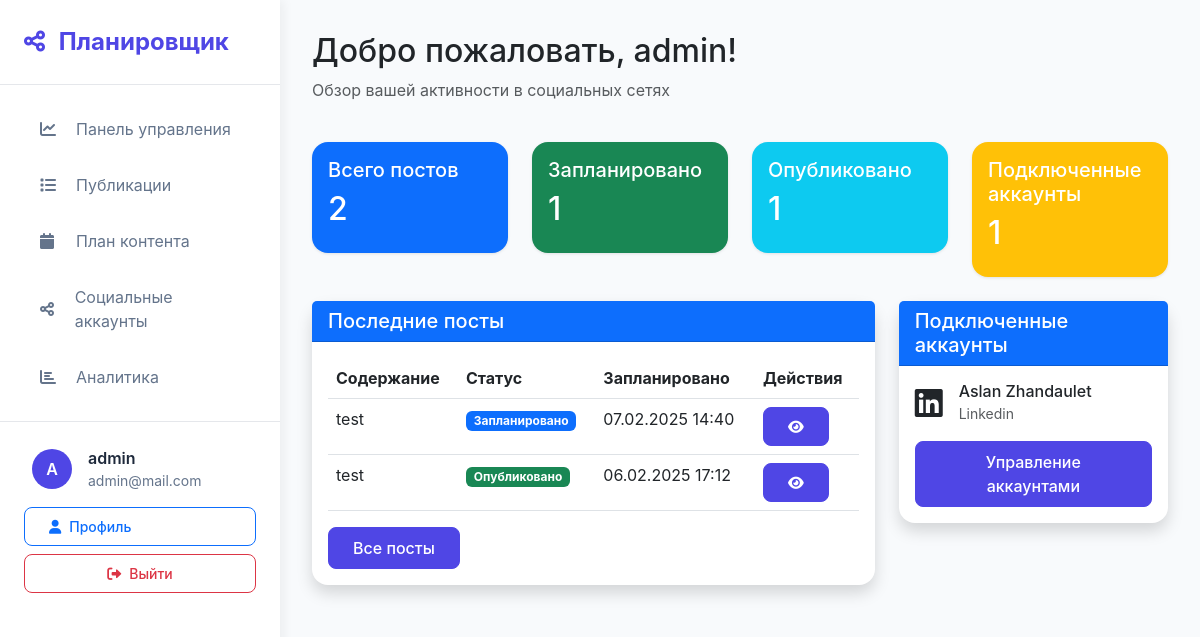
The app's page / (signed in) with its own data.
### posts/models.py (models this page shows, shortened)
class Post(models.Model):
    STATUS_CHOICES = [
        ('draft', 'Draft'),
        ('scheduled', 'Scheduled'),
        ('published', 'Published'),
        ('failed', 'Failed'),
    ]
    user = models.ForeignKey(User, on_delete=models.CASCADE)
    content = models.TextField()
    scheduled_time = models.DateTimeField()
    social_accounts = models.ManyToManyField(SocialAccount)
    status = models.CharField(max_length=20, choices=STATUS_CHOICES, default='draft')
    created_at = models.DateTimeField(auto_now_add=True)
    updated_at = models.DateTimeField(auto_now=True)
    published_at = models.DateTimeField(null=True, blank=True)

### social_accounts/models.py (models this page shows, shortened)
class SocialAccount(models.Model):
    PLATFORM_CHOICES = [
        ('twitter', 'Twitter'),
        ('instagram', 'Instagram'),
        ('linkedin', 'LinkedIn'),
    ]
    user = models.ForeignKey(User, on_delete=models.CASCADE)
    platform = models.CharField(max_length=20, choices=PLATFORM_CHOICES)
    account_id = models.CharField(max_length=255)
    account_name = models.CharField(max_length=255)
    access_token = models.TextField()
    refresh_token = models.TextField(null=True, blank=True)
    token_expires_at = models.DateTimeField(null=True, blank=True)
    is_active = models.BooleanField(default=True)
    created_at = models.DateTimeField(auto_now_add=True)
    updated_at = models.DateTimeField(auto_now=True)
    class Meta:
        unique_together = ['user', 'platform', 'account_id']

### accounts/views.py (the view)
# urls.py: path('', dashboard, name='home'),
@login_required
def dashboard(request):
    scheduled_posts = Post.objects.filter(user=request.user, status='scheduled').count()
    published_posts = Post.objects.filter(user=request.user, status='published').count()
    recent_posts = Post.objects.filter(user=request.user).order_by('-created_at')[:5]
    context = {
        'scheduled_posts': scheduled_posts,
        'published_posts': published_posts,
        'recent_posts': recent_posts,
    }
    return render(request, 'accounts/dashboard.html', context)

### templates/accounts/dashboard.html (shortened to what this page needs)
{% extends 'base.html' %}
{% block content %}
<div class="row mb-4">
    <div class="col-md-12">
        <h2>Добро пожаловать, {{ user.username }}!</h2>
        <p class="text-muted">Обзор вашей активности в социальных сетях</p>
    </div>
</div>
<div class="row mb-4">
    <div class="col-md-3">
        <div class="card bg-primary text-white">
            <div class="card-body">
                <h5 class="card-title">Всего постов</h5>
                <h2>{{ user.post_set.count }}</h2>
            </div>
        </div>
    </div>
    <div class="col-md-3">
        <div class="card bg-success text-white">
            <div class="card-body">
                <h5 class="card-title">Запланировано</h5>
                <h2>{{ scheduled_posts }}</h2>
            </div>
        </div>
    </div>
    <div class="col-md-3">
        <div class="card bg-info text-white">
            <div class="card-body">
                <h5 class="card-title">Опубликовано</h5>
                <h2>{{ published_posts }}</h2>
            </div>
        </div>
    </div>
    <div class="col-md-3">
        <div class="card bg-warning text-white">
            <div class="card-body">
                <h5 class="card-title">Подключенные аккаунты</h5>
                <h2>{{ user.socialaccount_set.count }}</h2>
            </div>
        </div>
    </div>
</div>
<div class="row">
    <div class="col-md-8">
        <div class="card shadow">
            <div class="card-header bg-primary text-white">
                <h5 class="mb-0">Последние посты</h5>
            </div>
            <div class="card-body">
                <div class="table-responsive">
                    <table class="table">
                        <thead>
                            <tr>
                                <th>Содержание</th>
                                <th>Статус</th>
                                <th>Запланировано</th>
                                <th>Действия</th>
                            </tr>
                        </thead>
                        <tbody>
                            {% for post in recent_posts %}
                                <tr>
                                    <td>{{ post.content|truncatechars:50 }}</td>
                                    <td>
                                        <span class="badge {% if post.status == 'published' %}bg-success{% elif post.status == 'scheduled' %}bg-primary{% else %}bg-secondary{% endif %}">
                                            {% if post.status == 'published' %}Опубликовано
                                            {% elif post.status == 'scheduled' %}Запланировано
                                            {% elif post.status == 'failed' %}Ошибка
                                            {% else %}Черновик{% endif %}
                                        </span>
                                    </td>
                                    <td>{{ post.scheduled_time|date:"d.m.Y H:i" }}</td>
                                    <td>
                                        <a href="{% url 'post_detail' post.id %}" class="btn btn-sm btn-primary">
                                            <i class="fas fa-eye"></i>
                                        </a>
                                    </td>
                                </tr>
                            {% empty %}
                                <tr>
                                    <td colspan="4" class="text-center">Постов пока нет</td>
                                </tr>
                            {% endfor %}
                        </tbody>
                    </table>
                </div>
                <a href="{% url 'post_list' %}" class="btn btn-primary">Все посты</a>
            </div>
        </div>
    </div>
    <div class="col-md-4">
        <div class="card shadow">
            <div class="card-header bg-primary text-white">
                <h5 class="mb-0">Подключенные аккаунты</h5>
            </div>
            <div class="card-body">
                {% for account in user.socialaccount_set.all %}
                    <div class="d-flex align-items-center mb-3">
                        <i class="fab fa-{{ account.platform }} fa-2x me-3"></i>
                        <div>
                            <h6 class="mb-0">{{ account.account_name }}</h6>
                            <small class="text-muted">{{ account.platform|title }}</small>
                        </div>
                    </div>
                {% empty %}
                    <p class="text-center">Нет подключенных аккаунтов</p>
                {% endfor %}
                <a href="{% url 'social_accounts' %}" class="btn btn-primary w-100">Управление аккаунтами</a>
            </div>
        </div>
    </div>
</div>
{% endblock %}

### templates/base.html (shortened to what this page needs)
{% load static %}
{% load i18n %}
<!DOCTYPE html>
<html lang="en">
<head>
    <link href="https://cdn.jsdelivr.net/npm/bootstrap@5.3.0/dist/css/bootstrap.min.css" rel="stylesheet">
    <link href="https://cdnjs.cloudflare.com/ajax/libs/font-awesome/6.0.0/css/all.min.css" rel="stylesheet">
</head>
<body>
    <div class="sidebar">
        <div class="sidebar-header">
            <a href="{% url 'home' %}" class="sidebar-brand">
                <i class="fas fa-share-nodes me-2"></i>
                Планировщик
            </a>
        </div>
        <div class="sidebar-nav">
            {% if user.is_authenticated %}
                <div class="nav-item">
                    <a href="{% url 'dashboard' %}" class="nav-link {% if request.resolver_match.url_name == 'dashboard' %}active{% endif %}">
                        <i class="fas fa-chart-line"></i>
                        Панель управления
                    </a>
                </div>
                <div class="nav-item">
                    <a href="{% url 'post_list' %}" class="nav-link {% if request.resolver_match.url_name == 'post_list' %}active{% endif %}">
                        <i class="fas fa-list"></i>
                        Публикации
                    </a>
                </div>
                <div class="nav-item">
                    <a href="{% url 'content_plan' %}" class="nav-link {% if request.resolver_match.url_name == 'content_plan' %}active{% endif %}">
                        <i class="fas fa-calendar"></i>
                        План контента
                    </a>
                </div>
                <div class="nav-item">
                    <a href="{% url 'social_accounts' %}" class="nav-link {% if request.resolver_match.url_name == 'social_accounts' %}active{% endif %}">
                        <i class="fas fa-share-alt"></i>
                        Социальные аккаунты
                    </a>
                </div>
                <div class="nav-item">
                    <a href="{% url 'analytics' %}" class="nav-link {% if request.resolver_match.url_name == 'analytics' %}active{% endif %}">
                        <i class="fas fa-chart-bar"></i>
                        Аналитика
                    </a>
                </div>
            {% endif %}
        </div>
        {% if user.is_authenticated %}
            <div class="user-menu mt-auto">
                <div class="user-info mb-2">
                    <div class="user-avatar">
                        {{ user.username|first|upper }}
                    </div>
                    <div class="user-details">
                        <p class="user-name">{{ user.username }}</p>
                        <p class="user-email">{{ user.email }}</p>
                    </div>
                </div>
                <div class="d-grid gap-2">
                    <a href="{% url 'profile' %}" class="btn btn-outline-primary btn-sm d-flex align-items-center">
                        <i class="fas fa-user me-2"></i> Профиль
                    </a>
                    <form method="post" action="{% url 'logout' %}">
                        <button type="submit" class="btn btn-outline-danger btn-sm w-100 d-flex align-items-center justify-content-center">
                            <i class="fas fa-sign-out-alt me-2"></i> Выйти
                        </button>
                    </form>
                </div>
            </div>
        {% endif %}
    </div>
    <div class="main-content">
        {% block content %}{% endblock %}
    </div>
</body>
</html>

### templates/base.html (style rules this page uses)
:root { --primary-color: #4f46e5; --primary-dark: #4338ca; --secondary-color: #8b5cf6; --success-color: #10b981; --danger-color: #ef4444; --warning-color: #f59e0b; --info-color: #3b82f6; --sidebar-width: 280px; }
body { background-color: #f8fafc; font-family: 'Inter', -apple-system, BlinkMacSystemFont, 'Segoe UI', Roboto, sans-serif; }
.sidebar { position: fixed; left: 0; top: 0; bottom: 0; width: var(--sidebar-width); background: white; box-shadow: 4px 0 10px rgba(0, 0, 0, 0.05); z-index: 1000; transition: all 0.3s ease; }
.sidebar-header { padding: 1.5rem; border-bottom: 1px solid #e5e7eb; }
.sidebar-brand { font-size: 1.5rem; font-weight: 700; color: var(--primary-color); text-decoration: none; }
.sidebar-nav { padding: 1rem 0; }
.nav-item { padding: 0.25rem 1.5rem; }
.nav-link { display: flex; align-items: center; padding: 0.75rem 1rem; color: #64748b; border-radius: 0.5rem; transition: all 0.2s ease; }
.nav-link i { width: 1.5rem; margin-right: 0.75rem; }
.main-content { margin-left: var(--sidebar-width); padding: 2rem; min-height: 100vh; }
.card { border: none; border-radius: 1rem; box-shadow: 0 1px 3px rgba(0, 0, 0, 0.1); transition: all 0.3s ease; }
.btn { padding: 0.5rem 1.5rem; border-radius: 0.5rem; font-weight: 500; transition: all 0.3s ease; }
.btn-primary { background: var(--primary-color); border-color: var(--primary-color); }
.user-menu { padding: 1rem 1.5rem; border-top: 1px solid #e5e7eb; margin-top: auto; }
.user-info { display: flex; align-items: center; gap: 1rem; padding: 0.5rem; border-radius: 0.5rem; transition: all 0.2s ease; }
.user-avatar { width: 2.5rem; height: 2.5rem; border-radius: 50%; background: var(--primary-color); color: white; display: flex; align-items: center; justify-content: center; font-weight: 600; }
.user-details { flex: 1; }
.user-name { font-weight: 600; color: #1e293b; margin: 0; }
.user-email { font-size: 0.875rem; color: #64748b; margin: 0; }

### records on screen
Post: content "test", status "Запланировано", scheduled_time "07.02.2025 14:40"
Post: content "test", status "Опубликовано", scheduled_time "06.02.2025 17:12"
SocialAccount: account_name "Aslan Zhandaulet", platform "Linkedin"

### other values on screen
{{ user.username|first|upper }} "A"
{{ user.username }} "admin"
{{ user.email }} "admin@mail.com"
{{ user.post_set.count }} "2"
{{ scheduled_posts }} "1"
{{ published_posts }} "1"
{{ user.socialaccount_set.count }} "1"
